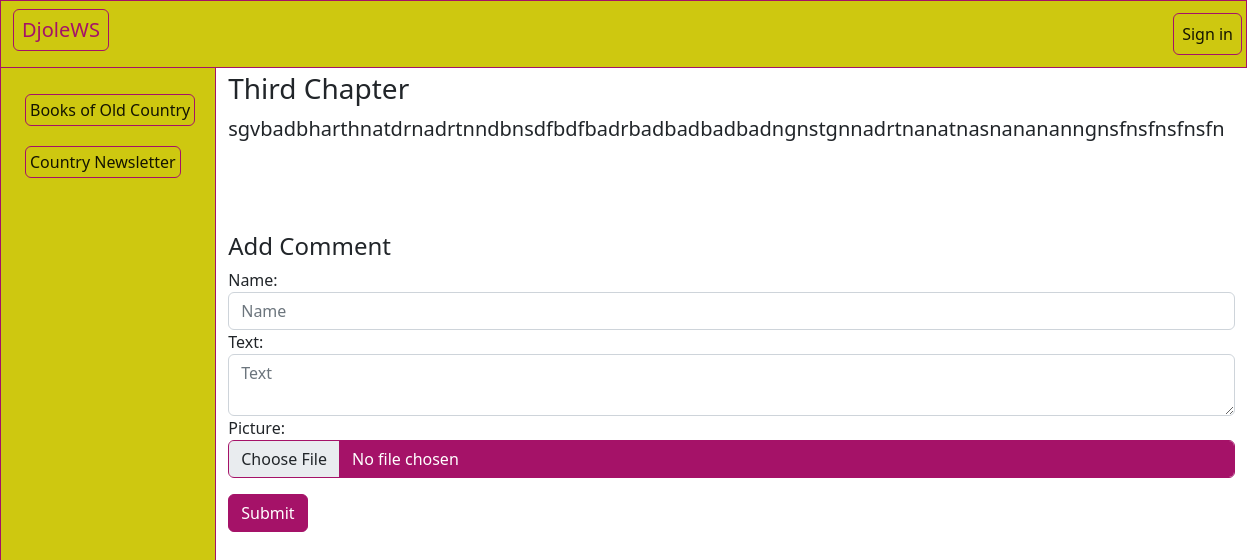
/chapter/3, run on an earlier commit of the app's database.
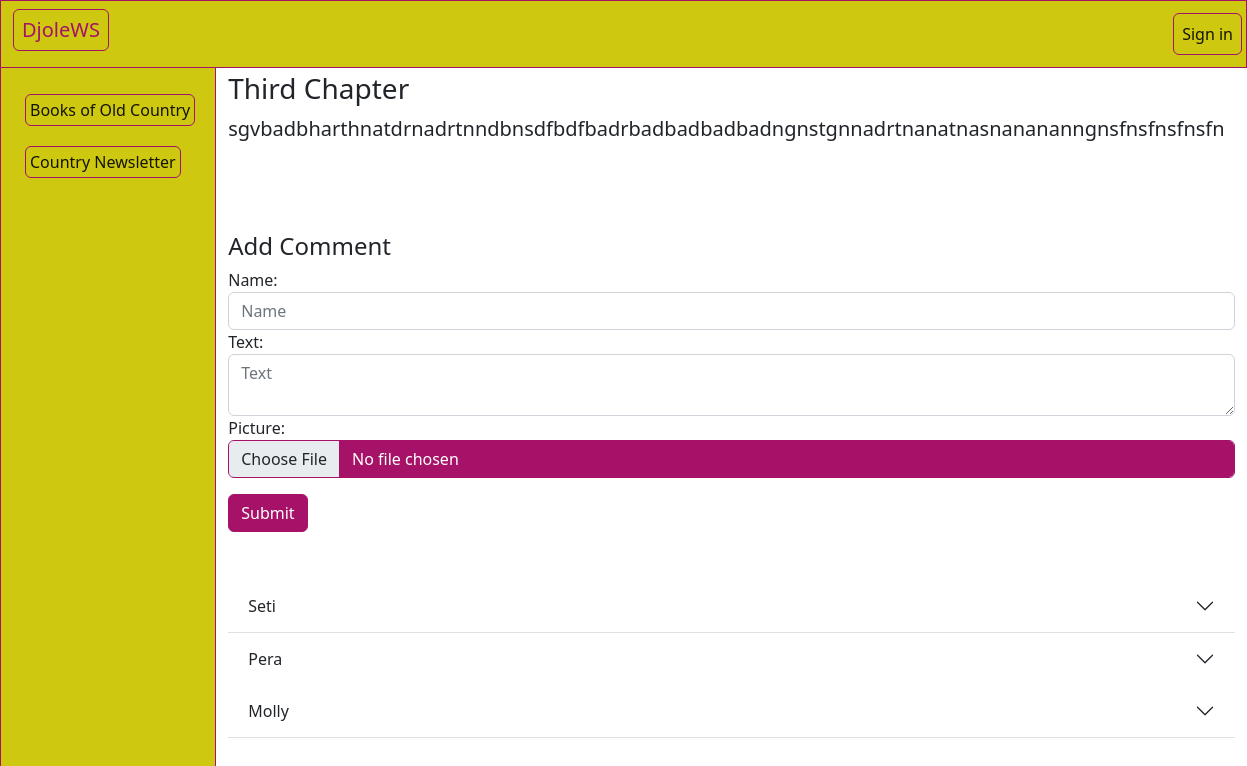
And on a later commit of the database.
### index/models.py (models this page shows, shortened)
class Chapter(models.Model):
    name = models.CharField(max_length=60)
    text = models.TextField()
    images = models.ManyToManyField('Image', through='Img', related_name='images')

class Comment(models.Model):
    name = models.CharField(max_length=60)
    chapter = models.ForeignKey(Chapter, on_delete=models.CASCADE)
    image = models.ImageField(null=True, blank=True, upload_to="images/")
    text = models.TextField()
    created_at = models.DateTimeField(auto_now_add=True)

### index/views.py (the view)
# urls.py: path('chapter/<int:pk>', views.DetailChapter.as_view(), name='detail_chapter'),
class DetailChapter(View):
    model = Chapter
    template_name = 'index/detail_chapter.html'
    def get(self, request, pk):
        x = get_object_or_404(Chapter, id=pk)
        images = Image.objects.filter(chapter=x)
        comments = Comment.objects.filter(chapter=x).order_by('-created_at')
        text = Chapter.text
        comm = CommentForm
        context = {
            'chapters': Chapter.objects.all(),
            'chapter': x,
            'images': images,
            'comments': comments,
            'CommentForm': comm,
            }
        return render(request, self.template_name, context)

### index/templates/index/detail_chapter.html (shortened to what this page needs)
{% extends '_base.html' %}
{% block content %}
<h3>{{ chapter.name }}</h3>
<p class="lead">{{ chapter.text }}</p>
<div><h4>Add Comment</h4>
    <form action="{% url 'index:chapter_comment_create' chapter.id %}" method="post" enctype="multipart/form-data">
        <div class="mb-3">
        {{ CommentForm }}
        </div>
        <input  type="submit" class="mb-5 btn btn-primary">
    </form>
</div>
  {% if comments %}
  {% for comment in comments %}
  {% if comment.chapter.id == chapter.id %}
  <div class="accordion accordion-flush" id="accordionFlushExample">
    <div class="accordion-item">
      <h2 class="accordion-header" id="flush-heading{{ comment.id }}">
        <button class="accordion-button collapsed" type="button" data-bs-toggle="collapse" data-bs-target="#flush-collapse{{ comment.id }}" aria-expanded="false" aria-controls="flush-collapse{{ comment.id }}">
            {{ comment.name }}
        </button>
      </h2>
      <div id="flush-collapse{{ comment.id }}" class="accordion-collapse collapse" aria-labelledby="flush-heading{{ comment.id }}" data-bs-parent="#accordionFlushExample">
        <div class="accordion-body">
        <div class="row flex-nowrap">
        </div>
    </div>
        </div>
      </div>
    </div>
  {% endif %}
  {% endfor %}
  {% endif %}</br></br></br></br>
{% endblock %}

### index/templates/_base.html (shortened to what this page needs)
<!DOCTYPE html>
<html>
  <head>
    {% load static %}
    <link href="{% static 'bootstrap5/index.css' %}" rel="stylesheet">
  </head>
  <body>
    {% include '_navbar.html'%}
  <div>
    <div class="container-fluid">
      <div class="row flex-nowrap">
        <div class="col-auto px-1 bg-secondary border border-primary">
          <div class="d-flex flex-column align-items-center navbar-lite align-items-sm-start px-3 min-vh-100">
            <ul class="navbar navbar-nav flex-column mb-sm-auto align-items-center align-items-sm-start" id="menu">
              <li>
                <a href="#submenu1" data-bs-toggle="collapse" class="nav-link active px-0 align-middle"> <span class="ms-1 d-none d-sm-inline p-1 rounded border border-primary">Books of Old Country</span></a>
              </li>
              <li>
                <a href="#" class="nav-link active px-0 align-middle"> <span class="ms-1 d-none d-sm-inline p-1 rounded border border-primary">Country Newsletter</span></a>
              </li>
            </ul>
          </div>
        </div>
        <div class="col py-4">
          <br/><br/>
          {% block content %}
          {% endblock %}
        </div>
      </div>
    </div>
  </div>
  </body>
</html>

### index/templates/_navbar.html (shortened to what this page needs)
  <nav class="navbar navbar-expand-md navbar-lite fixed-top border border-primary bg-secondary">
    <div class="container-fluid">
      <a class="navbar-brand border rounded border-primary text-primary h5 p-2" href="{% url 'index:index' %}">DjoleWS</a>
      <div class="collapse navbar-collapse" id="navbarSupportedContent">
        <ul class="navbar-nav position-absolute center end-0">
          {% if user.is_authenticated %}
          <li>
         <div class="nav-item active dropdown  pe-2">
            <a href="#" class="nav-link active dropdown-toggle rounded border border-primary" id="dropdownUser1" role="button" data-bs-toggle="dropdown" aria-expanded="false">
              <span class="d-none d-sm-inline mx-1">Dude named Ben</span>
              <img src="https://github.com/mdo.png" alt="hugenerd" width="30" height="30" class="rounded-circle" />
            </a>
            <ul class="dropdown-menu bg-secondary border border-primary" aria-labelledby="dropdownUser1">
              <li>
                <a class="dropdown-item" href="#">Settings</a>
              </li>
              <li>
                <a class="dropdown-item" href="#">Profile</a>
              </li>
              <li>
                <hr class="dropdown-divider border-primary" />
              </li>
              <li>
                <a class="dropdown-item" href="{% url 'signout' %}">Sign out</a>
              </li>
            </ul>
          </div>
        </li>
        {% else %}
        <li class="nav-item">
            <a class="nav-link active rounded border border-primary mx-1 pe-2" href="{% url 'index:signin' %}" tabindex="-1" aria-disabled="true">Sign in</a>
          </li>
        </ul>
         {% endif %}
      </div>
    </div>
  </nav>

What changed in the data, as far as the page shows it:
added Comment: name "Seti"
added Comment: name "Pera"
added Comment: name "Molly"
